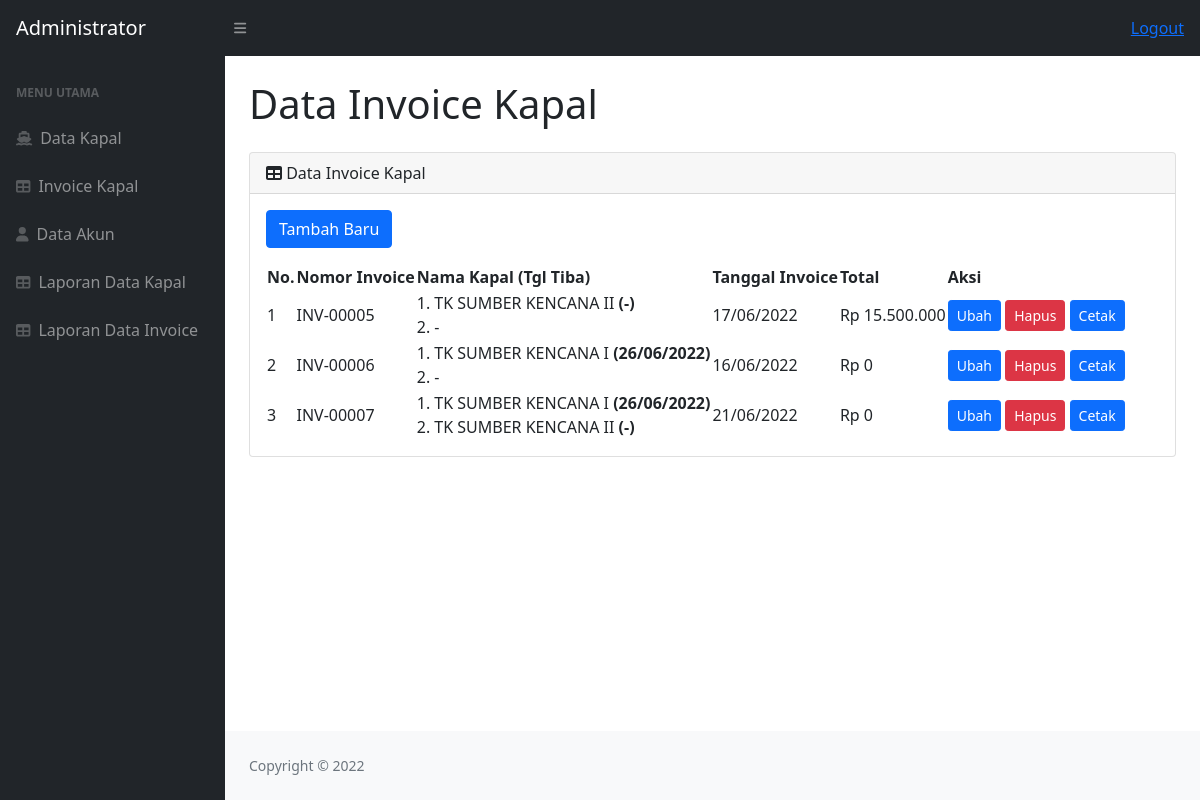
/invoice.php (signed in), run on the app's committed database.
### tables this page shows
CREATE TABLE `invoice` (
  `id_invoice` int(11) NOT NULL AUTO_INCREMENT,
  `nomor` varchar(255) DEFAULT NULL,
  `id_kapal` int(11) DEFAULT NULL,
  `id_kapal2` int(11) DEFAULT NULL,
  `tanggal` date DEFAULT NULL,
  PRIMARY KEY (`id_invoice`)
);

CREATE TABLE `data_kapal` (
  `id_kapal` int(11) NOT NULL AUTO_INCREMENT,
  `nama_kapal` varchar(255) DEFAULT NULL,
  `tgl_tiba` date DEFAULT NULL,
  `tgl_berangkat` date DEFAULT NULL,
  `tgl_terima` date DEFAULT NULL,
  `tgl_diserahkan` date DEFAULT NULL,
  `spb` text,
  `manifest` text,
  `crewlist` text,
  `buku_kesehatan` text,
  `buku_pelaut` text,
  `ijazah_perwira` text,
  `bst` text,
  `pasport` text,
  `surat_laut` text,
  `surat_ukur` text,
  `serti_konstruksi` text,
  `serti_perlengkapan_barang` text,
  `serti_radio` text,
  `serti_lambung` text,
  `serti_mesin` text,
  `serti_garis_muat` text,
  `serti_pencemaran` text,
  `minimum_safe_manning` text,
  `serti_anti_teritip` text,
  `serti_liferaft` text,
  `serti_damkar` text,
  `hru` text,
  `doc` text,
  `serti_keselamatan_sementara` text,
  `rpt` text,
  `buku_sijil` text,
  `pkl` text,
  `sscec` text,
  `wreak` text,
  `clc` text,
  `orb` text,
  `izin_stasiun_radio` text,
  `serti_asuransi_kapal` text,
  `siupal` text,
  `sk_susunan_perwira` text,
  `stempel_kapal` text,
  `tgl_input` datetime DEFAULT NULL,
  PRIMARY KEY (`id_kapal`)
);

### koneksi.php (called while the page is built, shortened)
<?php
    function rupiah($angka){
        $hasil_rupiah = "Rp " . number_format($angka,0,',','.');
        return $hasil_rupiah;
    }
?>

### invoice.php (the view, shortened to what this page needs)
<?php
    include "koneksi.php";
    $query = "
        SELECT
            a.*,
            b.nama_kapal,
            b.tgl_tiba,
            e.nama_kapal as nama_kapal2,
            e.tgl_tiba as tgl_tiba2,
            SUM(c.total) as jumlah
        FROM invoice AS a
        INNER JOIN data_kapal AS b ON a.id_kapal = b.id_kapal
        LEFT JOIN invoice_detail as c ON a.id_invoice = c.id_invoice
        LEFT JOIN data_kapal AS e ON a.id_kapal2 = e.id_kapal
        GROUP BY a.id_invoice, a.nomor, a.id_kapal, a.tanggal, b.nama_kapal, b.tgl_tiba, e.nama_kapal, e.tgl_tiba
        ORDER BY id_invoice ASC
    ";
    $sql = mysqli_query($koneksi, $query);
    $data = [];
    while($row = mysqli_fetch_array($sql))
    {
        $data[] = $row;
    }
?>
<?php
    include 'header.php';
?>
<main>
    <div class="container-fluid px-4">
        <h1 class="mt-4 mb-4">Data Invoice Kapal</h1>
        <div class="card mb-4">
            <div class="card-header">
                <i class="fas fa-table"></i>
                Data Invoice Kapal
            </div>
            <div class="card-body">
                <a href="form-invoice-pilih-kapal.php" class="btn btn-primary mb-3">Tambah Baru</a>
                <table id="datatablesSimple">
                    <thead>
                        <tr>
                            <th>No.</th>
                            <th>Nomor Invoice</th>
                            <th>Nama Kapal (Tgl Tiba)</th>
                            <th>Tanggal Invoice</th>
                            <th>Total</th>
                            <th>Aksi</th>
                        </tr>
                    </thead>
                    <tbody>
                        <?php $i = 1; ?>
                        <?php foreach($data as $v): ?>
                            <tr>
                                <td><?= $i++ ?></td>
                                <td><?= $v['nomor'] ?></td>
                                <td>
                                    1. <?= ($v['nama_kapal'] ?? '-').' <b>('.($v['tgl_tiba'] != null ? date('d/m/Y', strtotime($v['tgl_tiba'])) : '-').')</b>' ?><br>
                                    2. <?= $v['nama_kapal2'] == '' ? '-' : ($v['nama_kapal2'] ?? '-').' <b>('.($v['tgl_tiba2'] != null ? date('d/m/Y', strtotime($v['tgl_tiba2'])) : '-').')</b>' ?>
                                </td>
                                <td><?= date('d/m/Y', strtotime($v['tanggal'])) ?></td>
                                <td><?= rupiah($v['jumlah']) ?></td>
                                <td class="text-center">
                                    <a href="form-invoice-detail.php?id_invoice=<?= $v['id_invoice'] ?>" class="btn btn-sm btn-primary">Ubah</a>
                                    <a href="action-hapus-invoice.php?id_invoice=<?= $v['id_invoice'] ?>" class="btn btn-sm btn-danger" onclick="return confirm('Yakin ingin menghapus?');">Hapus</a>
                                    <a href="cetak-invoice.php?id_invoice=<?= $v['id_invoice'] ?>" target="_blank" class="btn btn-sm btn-primary">Cetak</a>
                                </td>
                            </tr>
                        <?php endforeach ?>
                    </tbody>
                </table>
            </div>
        </div>
    </div>
</main>
<?php
    include 'footer.php';
?>

### header.php (shortened to what this page needs)
<!DOCTYPE html>
<html lang="en">
    <head>
        <link href="https://cdn.jsdelivr.net/npm/simple-datatables@latest/dist/style.css" rel="stylesheet" />
        <link href="css/styles.css" rel="stylesheet" />
    </head>
    <body class="sb-nav-fixed">
        <nav class="sb-topnav navbar navbar-expand navbar-dark bg-dark">
            <a class="navbar-brand ps-3" href="index.html">Administrator</a>
            <button class="btn btn-link btn-sm order-1 order-lg-0 me-4 me-lg-0" id="sidebarToggle" href="#!"><i class="fas fa-bars"></i></button>
            <a class="d-md-inline-block ms-auto me-0 me-md-3 my-2 my-md-0" href="logout.php">Logout</a>
        </nav>
        <div id="layoutSidenav">
            <div id="layoutSidenav_nav">
                <nav class="sb-sidenav accordion sb-sidenav-dark" id="sidenavAccordion">
                    <div class="sb-sidenav-menu">
                        <div class="nav">
                            <div class="sb-sidenav-menu-heading">Menu Utama</div>
                            <a class="nav-link" href="index.php">
                                <div class="sb-nav-link-icon"><i class="fas fa-ship"></i></div>
                                Data Kapal
                            </a>
                            <a class="nav-link" href="invoice.php">
                                <div class="sb-nav-link-icon"><i class="fas fa-table"></i></div>
                                Invoice Kapal
                            </a>
                            <a class="nav-link" href="operator.php">
                                <div class="sb-nav-link-icon"><i class="fas fa-user"></i></div>
                                Data Akun
                            </a>
                            <a class="nav-link" href="laporan-kapal.php">
                                <div class="sb-nav-link-icon"><i class="fas fa-table"></i></div>
                                Laporan Data Kapal
                            </a>
                            <a class="nav-link" href="laporan-invoice.php">
                                <div class="sb-nav-link-icon"><i class="fas fa-table"></i></div>
                                Laporan Data Invoice
                            </a>
                        </div>
                    </div>
                </nav>
            </div>
            <div id="layoutSidenav_content">

### footer.php (shortened to what this page needs)
    <footer class="py-4 bg-light mt-auto">
        <div class="container-fluid px-4">
            <div class="d-flex align-items-center justify-content-between small">
                <div class="text-muted">Copyright &copy; 2022</div>
            </div>
        </div>
    </footer>
</div>
</div>
    </body>
</html>

### data on the page
invoice: nomor "INV-00005", id_kapal.nama_kapal "TK SUMBER KENCANA II", tanggal "17/06/2022", jumlah "Rp 15.500.000"
invoice: nomor "INV-00006", id_kapal.nama_kapal "TK SUMBER KENCANA I", id_kapal.tgl_tiba "26/06/2022", tanggal "16/06/2022", jumlah "Rp 0"
invoice: nomor "INV-00007", id_kapal.nama_kapal "TK SUMBER KENCANA I", id_kapal.tgl_tiba "26/06/2022", data_kapal.nama_kapal "TK SUMBER KENCANA II", tanggal "21/06/2022", jumlah "Rp 0"
